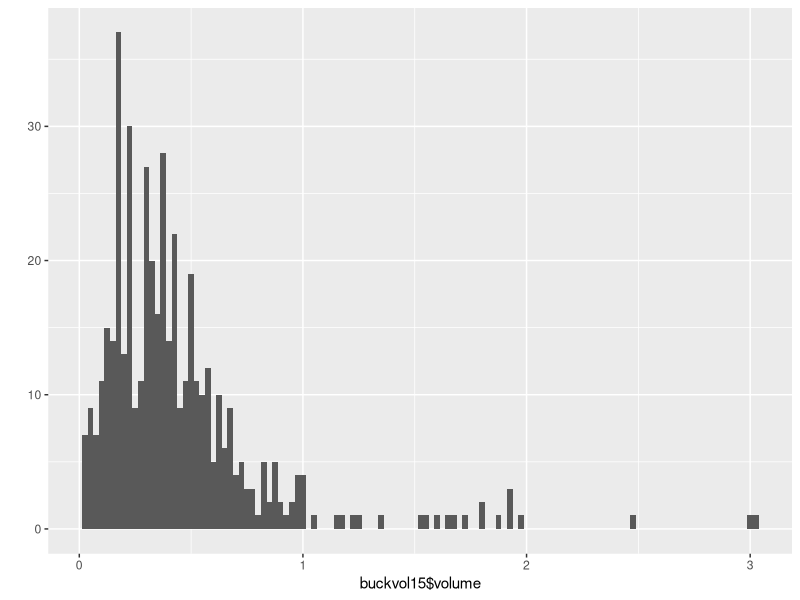
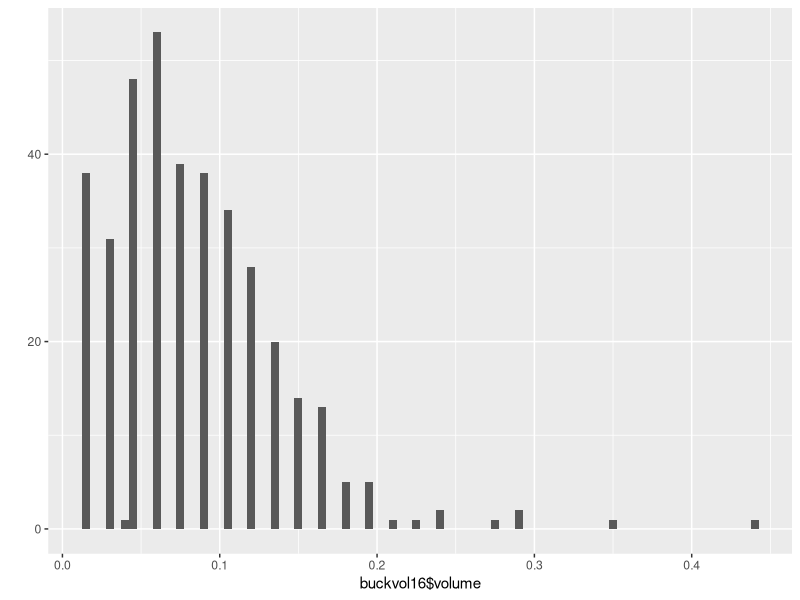
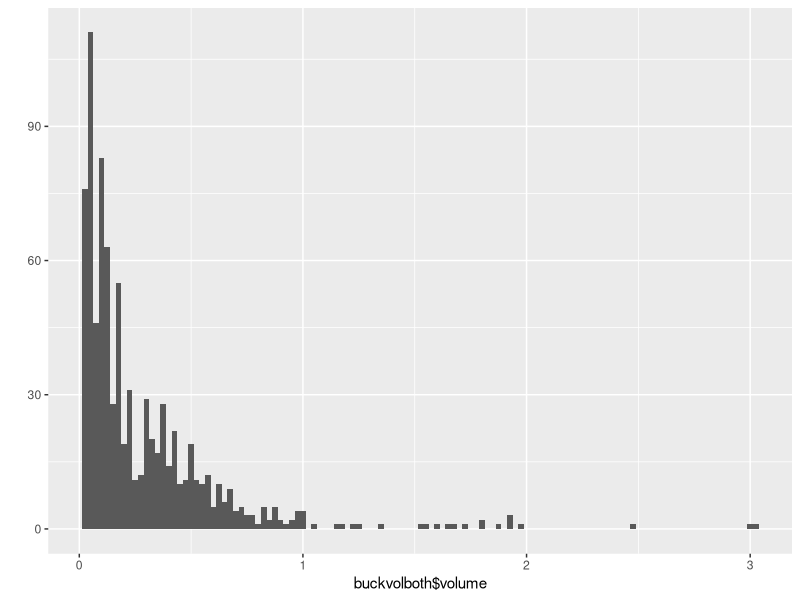
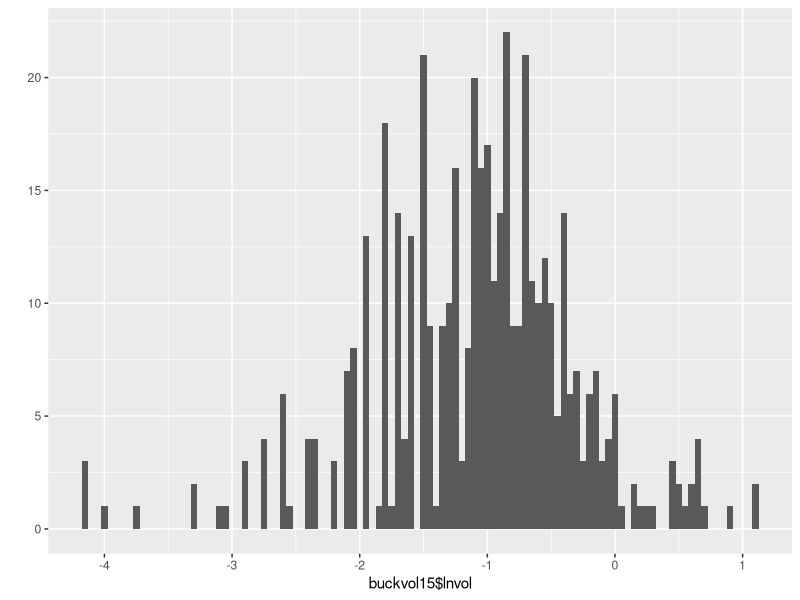
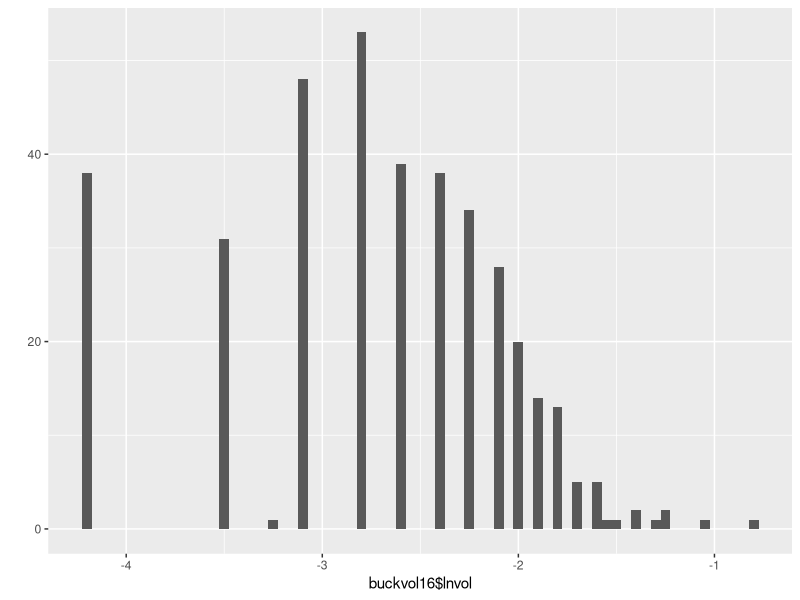
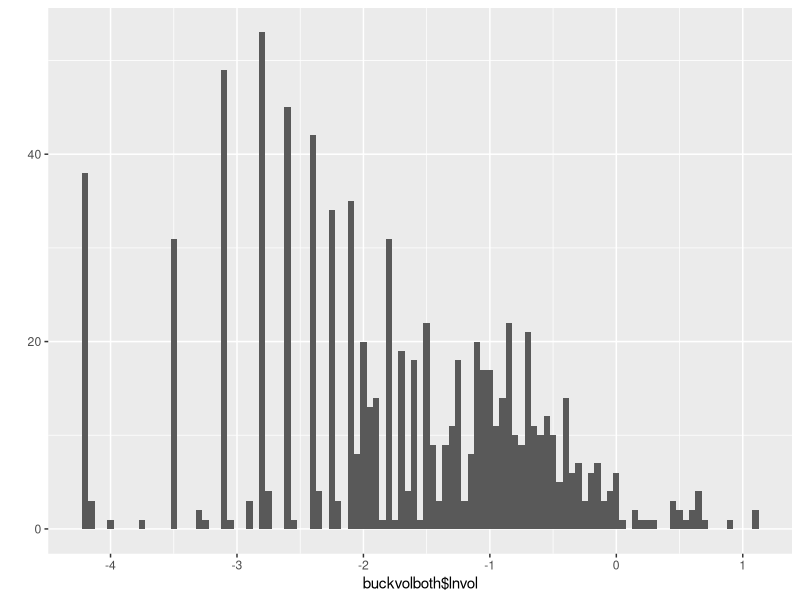
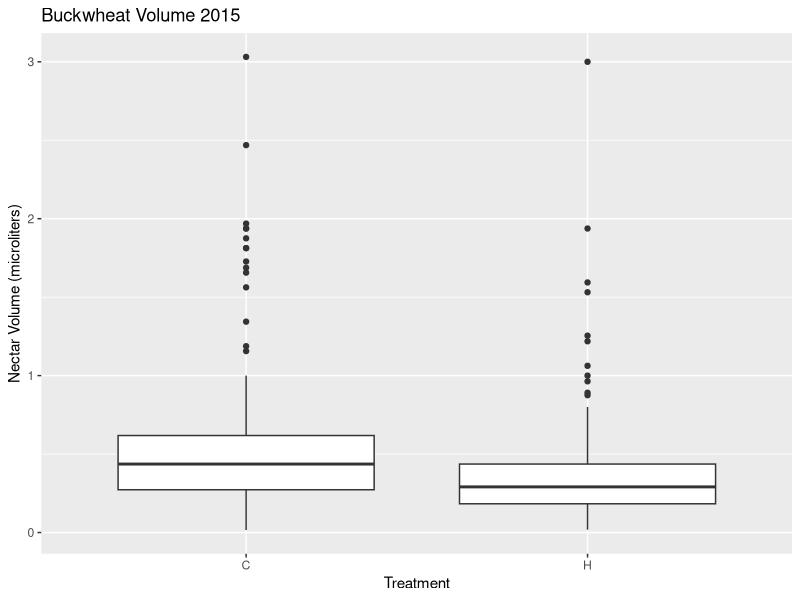
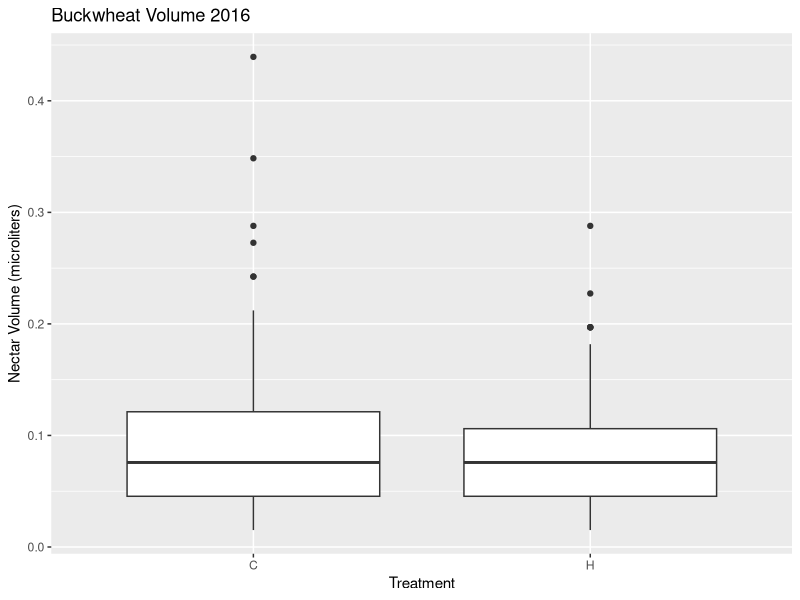

Generate these figures, in order, with R: (Note: this script raises an error after producing the figures.)
library(ggplot2)
library(dplyr)

setwd("D:/Iowa State University/Debinski Lab/Nectar data/MAL")

buckvol15 <- read.csv("nectar analysis/data files/buckvol15.csv", header = T)
buckvol16 <- read.csv("nectar analysis/data files/buckvol16.csv", header = T)
buckvolboth <- rbind(buckvol15,buckvol16)

buckvol15$lnvol <- log(buckvol15$volume)
buckvol16$lnvol <- log(buckvol16$volume)
buckvolboth$lnvol <- log(buckvolboth$volume)

#Data summaries

summary(buckvol15)
summary(buckvol16)
summary(buckvolboth)

summarize(group_by(buckvol15, treatment), meanVol = mean(volume), sdVolume = sd(volume))
summarize(group_by(buckvol16, treatment), meanVol = mean(volume), sdVolume = sd(volume))
summarize(group_by(buckvolboth, treatment), meanVol = mean(volume), sdVolume = sd(volume))

qplot(buckvol15$volume, binwidth = .025)
qplot(buckvol16$volume, binwidth = .005)
qplot(buckvolboth$volume, binwidth = .025)

qplot(buckvol15$lnvol, binwidth = .05)
qplot(buckvol16$lnvol, binwidth = .05)
qplot(buckvolboth$lnvol, binwidth = .05)

ggplot(buckvol15, aes(x=treatment, y=volume)) + geom_boxplot() +
  xlab("Treatment") +
  ylab("Nectar Volume (microliters)") + ggtitle("Buckwheat Volume 2015")

ggplot(buckvol16, aes(x=treatment, y=volume)) + geom_boxplot() +
  xlab("Treatment") +
  ylab("Nectar Volume (microliters)") + ggtitle("Buckwheat Volume 2016")

ggplot(buckvolboth, aes(x=treatment, y=volume)) + geom_boxplot() +
  xlab("Treatment") +
  ylab("Nectar Volume (microliters)") + ggtitle("Buckwheat Volume 2015 & 2016")

# Homoscedastic?

var15C <- sd(buckvol15$volume[buckvol15$treatment=="C"])^2
var15H <- sd(buckvol15$volume[buckvol15$treatment=="H"])^2
ratio15 <- var15C/var15H
ratio15

lnvar15C <- sd(buckvol15$lnvol[buckvol15$treatment=="C"])^2
lnvar15H <- sd(buckvol15$lnvol[buckvol15$treatment=="H"])^2
lnratio15 <- lnvar15C/lnvar15H
lnratio15

var16C <- sd(buckvol16$volume[buckvol16$treatment=="C"])^2
var16H <- sd(buckvol16$volume[buckvol16$treatment=="H"])^2
ratio16 <- var16C/var16H
ratio16

lnvar16C <- sd(buckvol16$lnvol[buckvol16$treatment=="C"])^2
lnvar16H <- sd(buckvol16$lnvol[buckvol16$treatment=="H"])^2
lnratio16 <- lnvar16C/lnvar16H
lnratio16

varbothC <- sd(buckvolboth$volume[buckvolboth$treatment=="C"])^2
varbothH <- sd(buckvolboth$volume[buckvolboth$treatment=="H"])^2
ratioboth <- varbothC/varbothH
ratioboth

lnvarbothC <- sd(buckvolboth$lnvol[buckvolboth$treatment=="C"])^2
lnvarbothH <- sd(buckvolboth$lnvol[buckvolboth$treatment=="H"])^2
lnratioboth <- lnvarbothC/lnvarbothH
lnratioboth

# Q-Q plots

qqnorm(buckvol15$volume)
qqnorm(buckvol16$volume)
qqnorm(buckvolboth$volume)

qqnorm(buckvol15$lnvol)
qqnorm(buckvol16$lnvol)
qqnorm(buckvolboth$lnvol)

#Checking spread of key variables
with(buckvolboth, plot(quad, volume, main = "Volume by quadrant", xlab = "quadrant", ylab = "volume"))
with(buckvolboth, plot(date, volume, main = "Volume by date", xlab = "date", ylab = "volume"))
with(buckvolboth, plot(date, lnvol, main = "ln(volume) by date", xlab = "date", ylab = "ln(volume)"))
